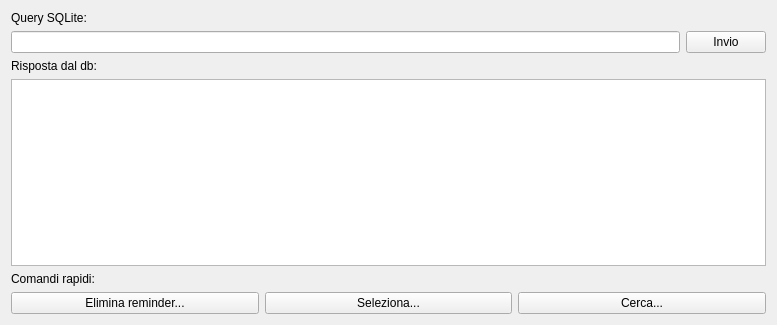
<?xml version="1.0" encoding="UTF-8"?>
<ui version="4.0">
 <class>Form</class>
 <widget class="QWidget" name="Form">
  <property name="geometry">
   <rect>
    <x>0</x>
    <y>0</y>
    <width>777</width>
    <height>325</height>
   </rect>
  </property>
  <property name="windowTitle">
   <string>Comandi SQL manuali</string>
  </property>
  <layout class="QVBoxLayout" name="verticalLayout">
   <item>
    <widget class="QLabel" name="label">
     <property name="text">
      <string>Query SQLite:</string>
     </property>
    </widget>
   </item>
   <item>
    <layout class="QHBoxLayout" name="horizontalLayout">
     <item>
      <widget class="QLineEdit" name="lineEdit"/>
     </item>
     <item>
      <widget class="QPushButton" name="pushButton_invio">
       <property name="text">
        <string>Invio</string>
       </property>
      </widget>
     </item>
    </layout>
   </item>
   <item>
    <layout class="QGridLayout" name="gridLayout_3">
     <property name="topMargin">
      <number>0</number>
     </property>
     <item row="1" column="1">
      <widget class="QTextBrowser" name="textBrowser"/>
     </item>
     <item row="2" column="1">
      <layout class="QGridLayout" name="gridLayout_2">
       <property name="topMargin">
        <number>0</number>
       </property>
       <item row="0" column="0">
        <widget class="QLabel" name="label_2">
         <property name="text">
          <string>Comandi rapidi:</string>
         </property>
        </widget>
       </item>
       <item row="1" column="1">
        <widget class="QPushButton" name="pushButton_seleziona">
         <property name="text">
          <string>Seleziona...</string>
         </property>
        </widget>
       </item>
       <item row="1" column="0">
        <widget class="QPushButton" name="pushButton_cancella">
         <property name="text">
          <string>Elimina reminder...</string>
         </property>
        </widget>
       </item>
       <item row="1" column="2">
        <widget class="QPushButton" name="pushButton_cerca">
         <property name="text">
          <string>Cerca...</string>
         </property>
        </widget>
       </item>
      </layout>
     </item>
     <item row="0" column="1">
      <widget class="QLabel" name="label_3">
       <property name="text">
        <string>Risposta dal db:</string>
       </property>
      </widget>
     </item>
    </layout>
   </item>
  </layout>
 </widget>
 <resources/>
 <connections>
  <connection>
   <sender>pushButton_invio</sender>
   <signal>clicked()</signal>
   <receiver>Form</receiver>
   <slot>invio_pulsante()</slot>
   <hints>
    <hint type="sourcelabel">
     <x>766</x>
     <y>51</y>
    </hint>
    <hint type="destinationlabel">
     <x>640</x>
     <y>6</y>
    </hint>
   </hints>
  </connection>
  <connection>
   <sender>pushButton_cancella</sender>
   <signal>clicked()</signal>
   <receiver>Form</receiver>
   <slot>elimina_pulsante()</slot>
   <hints>
    <hint type="sourcelabel">
     <x>163</x>
     <y>302</y>
    </hint>
    <hint type="destinationlabel">
     <x>174</x>
     <y>319</y>
    </hint>
   </hints>
  </connection>
  <connection>
   <sender>pushButton_seleziona</sender>
   <signal>clicked()</signal>
   <receiver>Form</receiver>
   <slot>seleziona_pulsante()</slot>
   <hints>
    <hint type="sourcelabel">
     <x>263</x>
     <y>303</y>
    </hint>
    <hint type="destinationlabel">
     <x>338</x>
     <y>318</y>
    </hint>
   </hints>
  </connection>
  <connection>
   <sender>pushButton_cerca</sender>
   <signal>clicked()</signal>
   <receiver>Form</receiver>
   <slot>cerca_pulsante()</slot>
   <hints>
    <hint type="sourcelabel">
     <x>706</x>
     <y>303</y>
    </hint>
    <hint type="destinationlabel">
     <x>738</x>
     <y>318</y>
    </hint>
   </hints>
  </connection>
 </connections>
 <slots>
  <slot>invio_pulsante()</slot>
  <slot>elimina_pulsante()</slot>
  <slot>seleziona_pulsante()</slot>
  <slot>cerca_pulsante()</slot>
  <slot>inserisci_pulsante()</slot>
 </slots>
</ui>
